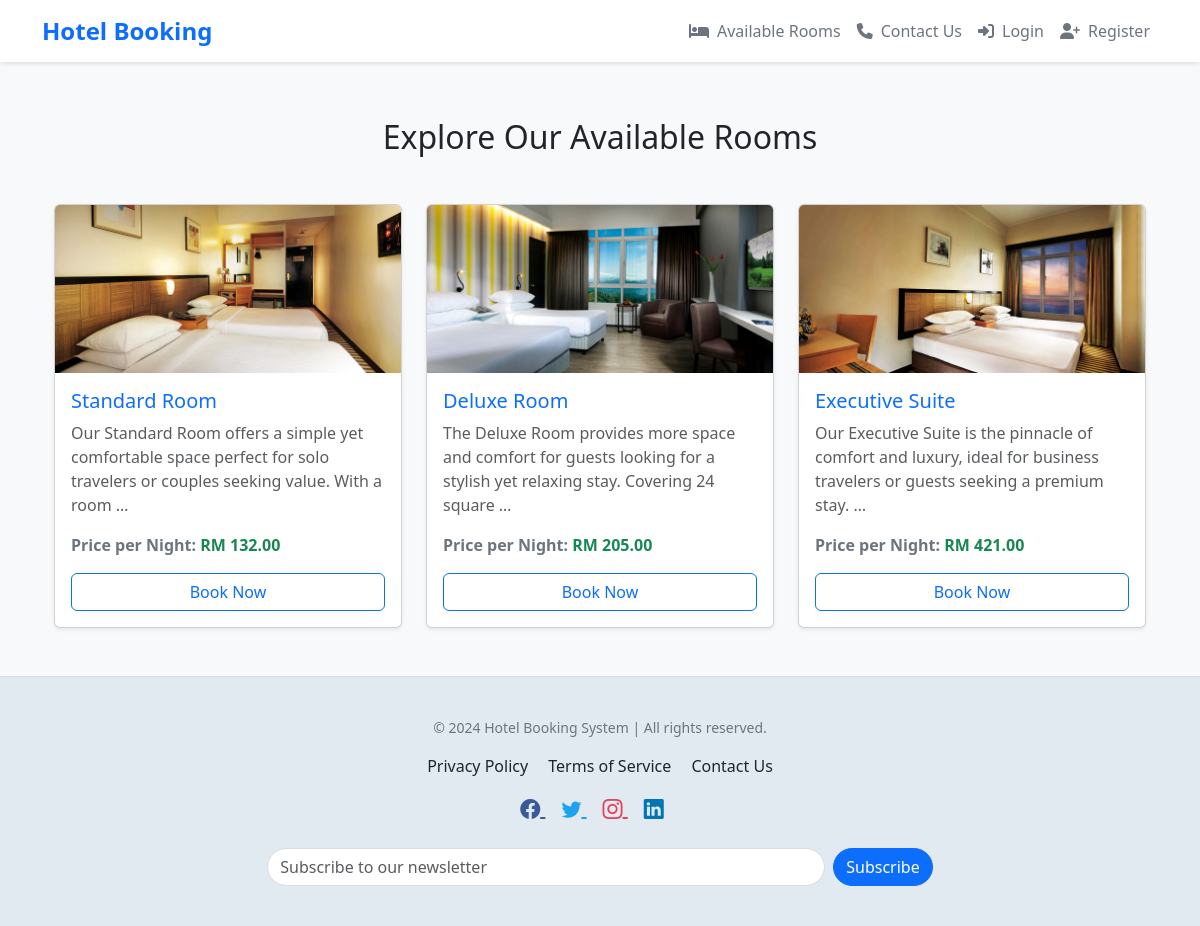
The app's page /hotel_booking/rooms/ with its own data.
### hotel_booking/models.py (models this page shows, shortened)
class Room(models.Model):
    name = models.CharField(max_length=100)
    description = models.TextField()
    price = models.DecimalField(max_digits=10, decimal_places=2)
    capacity = models.IntegerField(default=2)
    image = models.ImageField(upload_to='room_images/', null=True, blank=True)
    created_at = models.DateTimeField(auto_now_add=True)
    updated_at = models.DateTimeField(auto_now=True)
    class Meta:
        verbose_name = "Room"
        verbose_name_plural = "Rooms"

### hotel_booking/views.py (the view)
# urls.py: path('rooms/', views.available_rooms, name='available_rooms'),
def available_rooms(request):
    rooms = Room.objects.all()
    return render(request, 'hotel_booking/available_rooms.html', {'rooms': rooms})

### hotel_booking/templates/hotel_booking/available_rooms.html (shortened to what this page needs)
{% extends 'hotel_booking/base.html' %}
{% block content %}
<div class="container my-5">
    <h2 class="text-center mb-5">Explore Our Available Rooms</h2>
    <div class="row gy-4">
        {% for room in rooms %}
        <div class="col-md-4 col-sm-6">
            <div class="card h-100 shadow-sm">
                <img src="{{ room.image.url }}" class="card-img-top" alt="{{ room.name }}"
                    onerror="this.src='https://via.placeholder.com/400';">
                <div class="card-body d-flex flex-column">
                    <h5 class="card-title text-primary">{{ room.name }}</h5>
                    <p class="card-text text-muted">{{ room.description|truncatewords:20 }}</p>
                    <p class="fw-bold mt-auto">
                        <span class="text-secondary">Price per Night:</span>
                        <span class="text-success">RM {{ room.price }}</span>
                    </p>
                    <a href="{% url 'book_room' room.id %}" class="btn btn-outline-primary w-100">Book Now</a>
                </div>
            </div>
        </div>
        {% endfor %}
    </div>
</div>
{% endblock %}

### hotel_booking/templates/hotel_booking/base.html (shortened to what this page needs)
<!DOCTYPE html>
<html lang="en">
<head>
    <link href="https://cdn.jsdelivr.net/npm/bootstrap@5.3.3/dist/css/bootstrap.min.css" rel="stylesheet">
    <link href="https://cdnjs.cloudflare.com/ajax/libs/bootstrap-icons/1.10.5/font/bootstrap-icons.min.css" rel="stylesheet">
    <link rel="stylesheet" href="https://cdnjs.cloudflare.com/ajax/libs/font-awesome/6.6.0/css/all.min.css"
    />
</head>
<body>
    <nav class="navbar navbar-expand-lg navbar-light fixed-top">
        <div class="container">
            <a class="navbar-brand" href="{% url 'index' %}">
            Hotel Booking
        </a>
            <div class="collapse navbar-collapse" id="navbarNav">
                <ul class="navbar-nav ms-auto">
                    <li class="nav-item">
                        <a class="nav-link" href="{% url 'available_rooms' %}">
                            <i class="fas fa-bed me-2"></i>Available Rooms
                        </a>
                    </li>
                    <li class="nav-item">
                        <a class="nav-link" href="{% url 'contact_us' %}">
                            <i class="fas fa-phone me-2"></i>Contact Us
                        </a>
                    </li>
                    {% if user.is_authenticated %}
                    <li class="nav-item dropdown">
                        <a class="nav-link dropdown-toggle" href="#" id="userDropdown" role="button" data-bs-toggle="dropdown" aria-expanded="false">
                            <i class="fas fa-user me-2"></i>{{ user.username }}
                        </a>
                        <ul class="dropdown-menu" aria-labelledby="userDropdown">
                            <li><a class="dropdown-item" href="/hotel_booking/user/profile/">Profile</a></li>
                            <li><a class="dropdown-item" href="/hotel_booking/user/logout/">Logout</a></li>
                        </ul>
                    </li>
                    {% else %}
                    <li class="nav-item">
                        <a class="nav-link" href="/hotel_booking/login/">
                            <i class="fas fa-sign-in-alt me-2"></i>Login
                        </a>
                    </li>
                    <li class="nav-item">
                        <a class="nav-link" href="/hotel_booking/register/">
                            <i class="fas fa-user-plus me-2"></i>Register
                        </a>
                    </li>
                    {% endif %}
                </ul>
            </div>
        </div>
    </nav>
    <main class="container my-4">
        {% block content %} {% endblock %}
    </main>
    <footer>
        <div class="container text-center">
            <p style="font-size: 14px;">&copy; 2024 Hotel Booking System | All rights reserved.</p>
            <div class="footer-links my-3">
                <a href="#" class="me-3">Privacy Policy</a>
                <a href="#" class="me-3">Terms of Service</a>
                <a href="#">Contact Us</a>
            </div>
            <div class="social-icons mt-3">
                <a href="#" aria-label="Facebook" class="me-3" style="color: #3b5998;">
                    <i class="bi bi-facebook"></i>
                </a>
                <a href="#" aria-label="Twitter" class="me-3" style="color: #1da1f2;">
                    <i class="bi bi-twitter"></i>
                </a>
                <a href="#" aria-label="Instagram" class="me-3" style="color: #e4405f;">
                    <i class="bi bi-instagram"></i>
                </a>
                <a href="#" aria-label="LinkedIn" class="me-3" style="color: #0077b5;">
                    <i class="bi bi-linkedin"></i>
                </a>
            </div>
            <div class="newsletter mt-4">
                <form action="#" method="post" class="d-flex justify-content-center">
                    <input type="email" class="form-control w-50" placeholder="Subscribe to our newsletter" style="border-radius: 25px; border: 1px solid #ddd;">
                    <button type="submit" class="btn btn-primary ms-2" style="border-radius: 25px;">Subscribe</button>
                </form>
            </div>
        </div>
    </footer>
</body>
</html>
</body>
</html>

### hotel_booking/templates/hotel_booking/base.html (style rules this page uses)
body { font-family: 'Segoe UI', Tahoma, Geneva, Verdana, sans-serif; padding-top: 70px; background-color: #f8f9fa; }
.navbar { background-color: #ffffff; box-shadow: 0 2px 4px rgba(0, 0, 0, 0.1); }
.navbar-brand { font-weight: bold; color: #0d6efd; font-size: 24px; }
.nav-link { color: #6c757d; font-size: 16px; padding: 10px 15px; }
footer { background-color: #e2eaf1; padding: 40px 0; border-top: 1px solid #ddd; }
footer p, footer a { color: #6c757d; margin: 0; }
.footer-links a { text-decoration: none; transition: color 0.3s; color: #212529; }
.social-icons a { font-size: 20px; margin-right: 15px; transition: all 0.3s; }
.me-2 { margin-right: 0.5rem; }

### records on screen
Room: image (picture), name "Standard Room", description "Our Standard Room offers a simple yet comfortable space perfect for solo travelers or couples seeking value. With a room …", price "132.00"
Room: image (picture), name "Deluxe Room", description "The Deluxe Room provides more space and comfort for guests looking for a stylish yet relaxing stay. Covering 24 square …", price "205.00"
Room: image (picture), name "Executive Suite", description "Our Executive Suite is the pinnacle of comfort and luxury, ideal for business travelers or guests seeking a premium stay. …", price "421.00"
